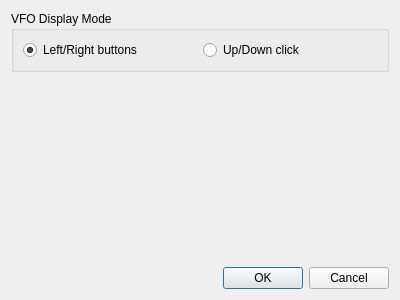
<?xml version="1.0" encoding="UTF-8"?>
<ui version="4.0">
 <class>DialogSetup</class>
 <widget class="QDialog" name="DialogSetup">
  <property name="geometry">
   <rect>
    <x>0</x>
    <y>0</y>
    <width>400</width>
    <height>300</height>
   </rect>
  </property>
  <property name="windowTitle">
   <string>Setup</string>
  </property>
  <layout class="QGridLayout" name="gridLayout">
   <item row="2" column="0">
    <widget class="QDialogButtonBox" name="buttonBox">
     <property name="orientation">
      <enum>Qt::Horizontal</enum>
     </property>
     <property name="standardButtons">
      <set>QDialogButtonBox::Cancel|QDialogButtonBox::Ok</set>
     </property>
    </widget>
   </item>
   <item row="0" column="0">
    <widget class="QGroupBox" name="groupBox_vfoDisplayMode">
     <property name="title">
      <string>VFO Display Mode</string>
     </property>
     <layout class="QHBoxLayout" name="horizontalLayout">
      <item>
       <widget class="QRadioButton" name="radioButton_vfoDispMode_LR">
        <property name="text">
         <string>Left/Right buttons</string>
        </property>
        <property name="checked">
         <bool>true</bool>
        </property>
       </widget>
      </item>
      <item>
       <widget class="QRadioButton" name="radioButton_vfoDispMode_UD">
        <property name="text">
         <string>Up/Down click</string>
        </property>
       </widget>
      </item>
     </layout>
    </widget>
   </item>
   <item row="1" column="0">
    <spacer name="verticalSpacer">
     <property name="orientation">
      <enum>Qt::Vertical</enum>
     </property>
     <property name="sizeHint" stdset="0">
      <size>
       <width>20</width>
       <height>40</height>
      </size>
     </property>
    </spacer>
   </item>
  </layout>
 </widget>
 <resources/>
 <connections>
  <connection>
   <sender>buttonBox</sender>
   <signal>accepted()</signal>
   <receiver>DialogSetup</receiver>
   <slot>accept()</slot>
   <hints>
    <hint type="sourcelabel">
     <x>248</x>
     <y>254</y>
    </hint>
    <hint type="destinationlabel">
     <x>157</x>
     <y>274</y>
    </hint>
   </hints>
  </connection>
  <connection>
   <sender>buttonBox</sender>
   <signal>rejected()</signal>
   <receiver>DialogSetup</receiver>
   <slot>reject()</slot>
   <hints>
    <hint type="sourcelabel">
     <x>316</x>
     <y>260</y>
    </hint>
    <hint type="destinationlabel">
     <x>286</x>
     <y>274</y>
    </hint>
   </hints>
  </connection>
 </connections>
</ui>
